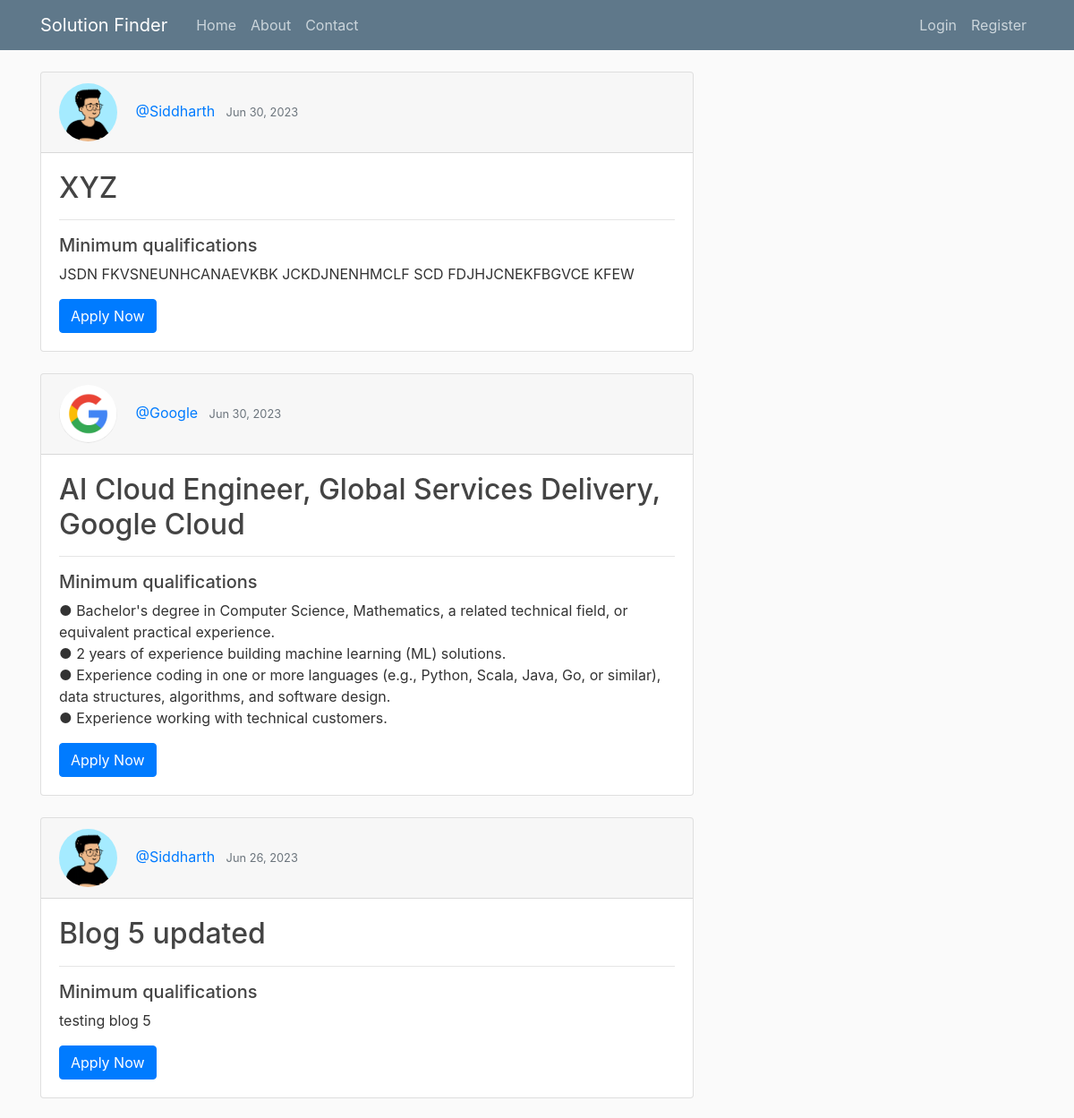
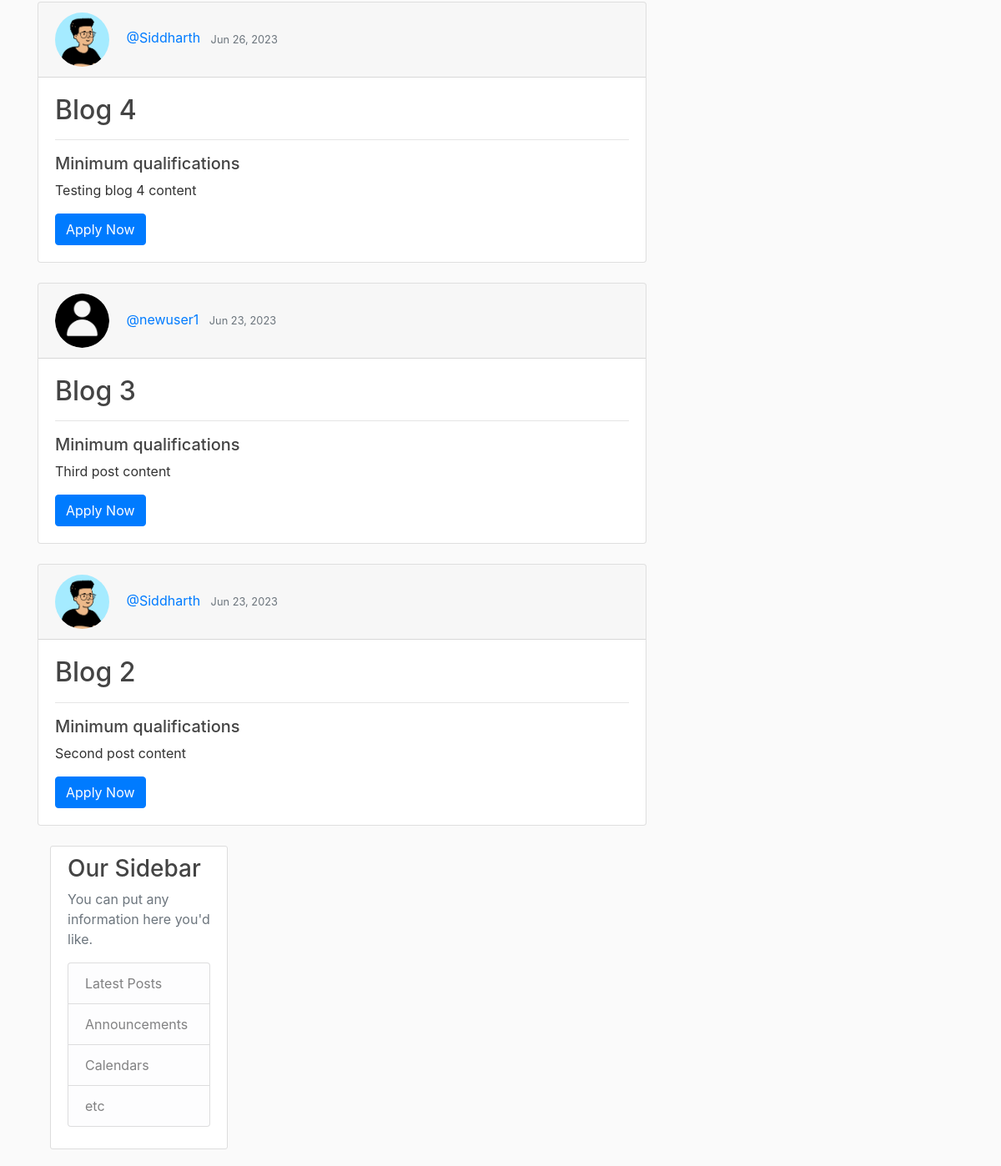
Page /home/ on the earlier database version (2 pictures, top to bottom).
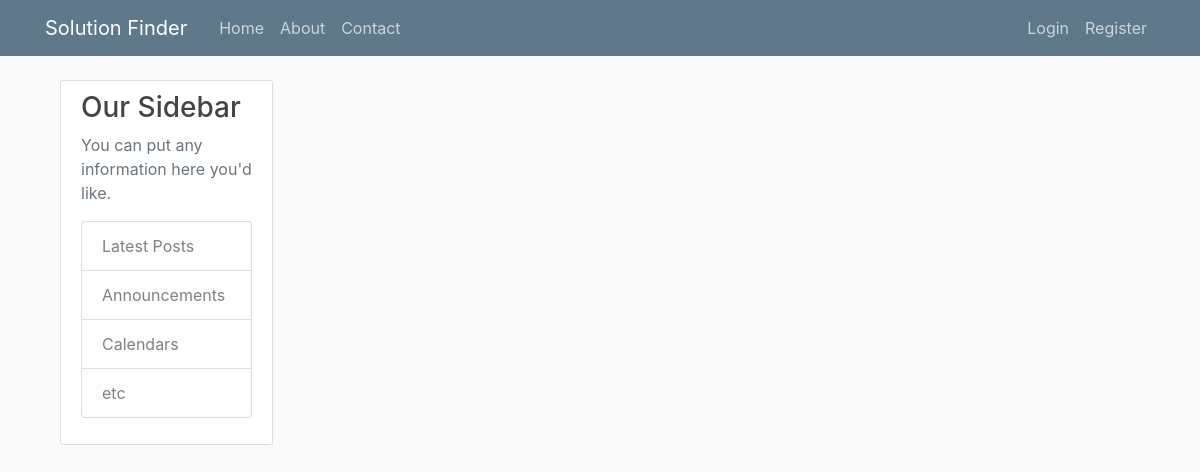
Same page on the later database version.
### blog/models.py (models this page shows, shortened)
class Post(models.Model):
    title = models.CharField(max_length=100)
    content = models.TextField()
    date_posted = models.DateTimeField(default=timezone.now)
    author = models.ForeignKey(User, on_delete=models.CASCADE)

### users/models.py (models this page shows, shortened)
class Profile(models.Model):
    user = models.OneToOneField(User, on_delete=models.CASCADE)
    role = models.CharField(max_length=10, default='Alumni')
    image = models.ImageField(default='default.png', upload_to='profile_pics')

### blog/views.py (the view)
# urls.py: path('home/', PostListView.as_view(), name='blog-home'),
class PostListView(ListView):
    model = Post
    template_name = 'blog/home.html' # <app>/<model>_<viewtype>.html
    context_object_name = 'posts'
    ordering = ['-date_posted']
    paginate_by = 6

### blog/templates/blog/home.html (shortened to what this page needs)
{% extends "blog/base.html" %}
{% block content %}
<div>
    {% for post in posts %}
    <div class="card text-left">
        <div class="card-header">
            <img class="rounded-circle article-img" src="{{ post.author.profile.image.url }}">
            <a class="mr-2" href="{% url 'user-posts' post.author.username %}">@{{ post.author }}</a>
            <small class="text-muted">{{ post.date_posted|date:"M d, Y" }}</small>
        </div>
        <div class="card-body">
            <h2><a class="article-title" href="{% url 'post-detail' post.id %}">{{ post.title }}</a></h2>
            <hr>
            <h5>Minimum qualifications</h5>
            <p class="article-content">{{ post.content }}</p>
            <a href="#" class="btn btn-primary">Apply Now</a>
        </div>
    </div>
    {% endfor %}
</div>
<div class="col-md-4">
    <div class="content-section">
        <h3>Our Sidebar</h3>
        <p class='text-muted'>You can put any information here you'd like.
        <ul class="list-group">
            <li class="list-group-item list-group-item-light">Latest Posts</li>
            <li class="list-group-item list-group-item-light">Announcements</li>
            <li class="list-group-item list-group-item-light">Calendars</li>
            <li class="list-group-item list-group-item-light">etc</li>
        </ul>
        </p>
    </div>
</div>
{% endblock content %}

Differences in the rows shown:
removed Post: author.profile.image (picture), author "Siddharth", date_posted "Jun 30, 2023", title "XYZ", content "JSDN FKVSNEUNHCANAEVKBK JCKDJNENHMCLF SCD FDJHJCNEKFBGVCE KFEW"
removed Post: author.profile.image (picture), author "Google", date_posted "Jun 30, 2023", title "AI Cloud Engineer, Global Services Delivery, Google Cloud", content "● Bachelor's degree in Computer Science, Mathematics, a related technical field, or equivalent practical experience. ● 2 years of experience building machine learning (ML) solutions. ● Experience coding in one or more languages (e.g., Python, Scala, Java, Go, or similar), data structures, algorithms, and software design. ● Experience working with technical customers."
removed Post: author.profile.image (picture), author "Siddharth", date_posted "Jun 26, 2023", title "Blog 5 updated", content "testing blog 5"
removed Post: author.profile.image (picture), author "Siddharth", date_posted "Jun 26, 2023", title "Blog 4", content "Testing blog 4 content"
removed Post: author.profile.image (placeholder picture), author "newuser1", date_posted "Jun 23, 2023", title "Blog 3", content "Third post content"
removed Post: author.profile.image (picture), author "Siddharth", date_posted "Jun 23, 2023", title "Blog 2", content "Second post content"
